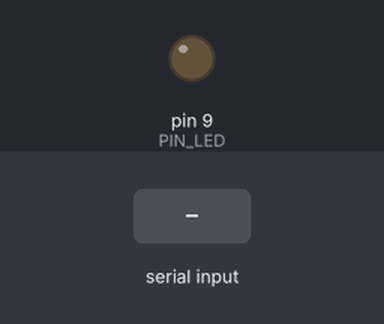
A sketch run on a simulated Arduino Uno, built with avr-gcc and run on an emulated ATmega328P. On the bench: output pins drawn as LEDs (lit = HIGH). The inputs (shaded band) are chosen by the test bench. What the sketch prints to the serial monitor is not drawn.

Above: at 1.2 s.
1.3 s: "0" received over Serial
At 2.3 s:
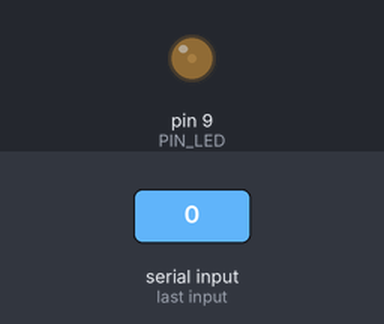
2.8 s: "0" received over Serial
At 3.4 s:
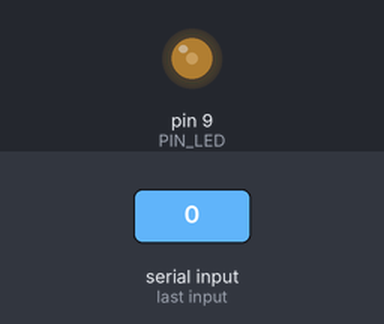
Timing chart, 0 to 5.8 s (numbered marks = the images above; inputs shaded):
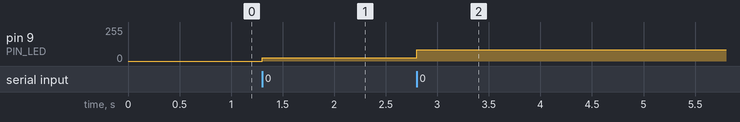

Measured:
- after the input at 1.3 s, pin 9 (PIN_LED): 0/255 → 25/255 at once
- after the input at 2.8 s, pin 9 (PIN_LED): 25/255 → 85/255 at once

The sketch:

Exercise_002_LED_control_Moore_machine_implementation.ino
```cpp
enum event{
  ON,
  OFF
};

typedef enum {
  LIGHT_OFF,
  LIGHT_DIM,
  LIGHT_MED,
  LIGHT_FULL
}light_state_t;

light_state_t curr_state = LIGHT_OFF;

#define PIN_LED 9

#define LIGHT_BRIGHT_OFF 0
#define LIGHT_BRIGHT_DIM 25
#define LIGHT_BRIGHT_MED 85
#define LIGHT_BRIGHT_FULL 255

// Function prototypes (optional but recommended)
void run_entry_action(light_state_t state);
void light_state_machine(uint8_t event);
void light_change_density(uint8_t pin, uint8_t intensity);
void light_init(void);

void run_entry_action(light_state_t state) {
  switch (state) {
    case LIGHT_OFF:
      {
        light_change_density(PIN_LED, LIGHT_BRIGHT_OFF);
        break;
      }
    case LIGHT_DIM:
      {
        light_change_density(PIN_LED, LIGHT_BRIGHT_DIM);
        break;
      }
    case LIGHT_MED:
      {
        light_change_density(PIN_LED, LIGHT_BRIGHT_MED);
        break;
      }
    case LIGHT_FULL:
      {
        light_change_density(PIN_LED, LIGHT_BRIGHT_FULL);
        break;
      }
  }
}

void light_state_machine(uint8_t event) {
  light_state_t prev_state;
  prev_state = curr_state;

  switch (curr_state) {
    case LIGHT_OFF:
      switch (event) {
        case ON:
          curr_state = LIGHT_DIM;
          break;
      }
      break;
    case LIGHT_DIM:
      switch (event) {
        case ON:
          curr_state = LIGHT_MED;
          break;
        case OFF:
          curr_state = LIGHT_OFF;
          break;
      }
      break;
    case LIGHT_MED:
      switch (event) {
        case ON:
          curr_state = LIGHT_FULL;
          break;
        case OFF:
          curr_state = LIGHT_OFF;
          break;
      }
      break;
    case LIGHT_FULL:
      switch (event) {
        case ON:
          curr_state = LIGHT_DIM;
          break;
        case OFF:
          curr_state = LIGHT_OFF;
          break;
      }
      break;
  }
  if (prev_state != curr_state) {
    run_entry_action(curr_state);
  }
}

void light_change_density(uint8_t pin, uint8_t intensity) {
  analogWrite(pin, intensity);
}

void light_init(void) {
  curr_state = LIGHT_OFF;
  run_entry_action(LIGHT_OFF);
}

void setup() {
  // put your setup code here, to run once:
  Serial.begin(115200);
  Serial.println("-------------------");
  Serial.println("Send 'x' or '0' ");

  light_init();
}

void loop() {
  uint8_t event;
  // put your main code here, to run repeatedly:
  if (Serial.available() > 0) {
    event = Serial.read();
    if (event == '0') {
      light_state_machine(ON);
    } else if (event == 'x') {
      light_state_machine(OFF);
    }
  }
}
```
